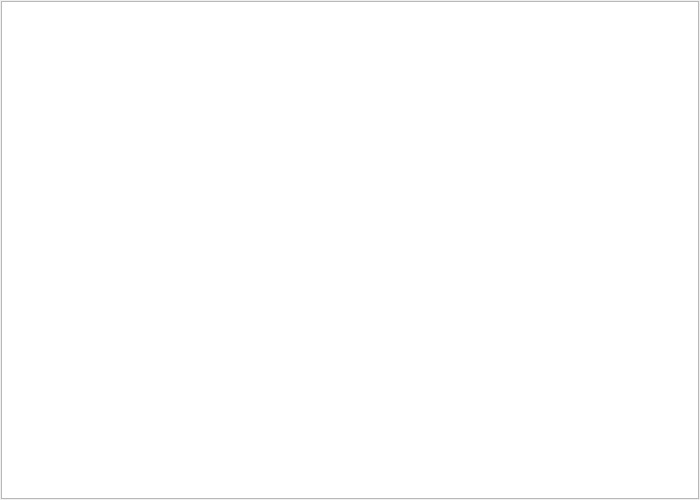
<?xml version="1.0" encoding="UTF-8"?>
<ui version="4.0">
 <class>DlgImportWarnText</class>
 <widget class="QDialog" name="DlgImportWarnText">
  <property name="geometry">
   <rect>
    <x>0</x>
    <y>0</y>
    <width>700</width>
    <height>500</height>
   </rect>
  </property>
  <property name="mouseTracking">
   <bool>false</bool>
  </property>
  <property name="contextMenuPolicy">
   <enum>Qt::DefaultContextMenu</enum>
  </property>
  <property name="windowTitle">
   <string>不影响导入的异常信息</string>
  </property>
  <layout class="QGridLayout" name="gridLayout">
   <property name="margin">
    <number>1</number>
   </property>
   <item row="0" column="0">
    <widget class="QPlainTextEdit" name="plainTextEdit"/>
   </item>
  </layout>
 </widget>
 <layoutdefault spacing="6" margin="11"/>
 <resources/>
 <connections/>
</ui>
